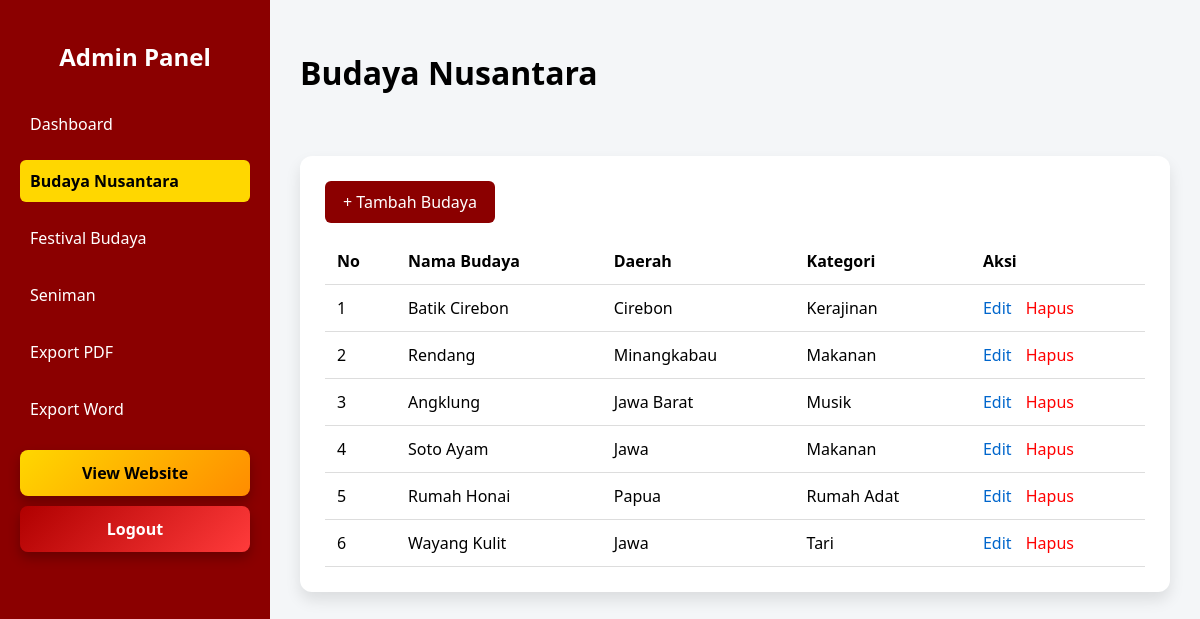
Screenshot of /php/admin/budaya.php with the database file from the repository.
### tables this page shows
CREATE TABLE `budaya` (
  `id` int(11) NOT NULL,
  `nama_budaya` varchar(100) NOT NULL,
  `daerah` varchar(100) NOT NULL,
  `kategori` enum('Tari','Musik','Kerajinan','Rumah Adat','Makanan','Lainnya') NOT NULL,
  `deskripsi` text DEFAULT NULL,
  `gambar` varchar(255) DEFAULT NULL,
  `created_at` timestamp NOT NULL DEFAULT current_timestamp(),
  `updated_at` timestamp NOT NULL DEFAULT current_timestamp() ON UPDATE current_timestamp()
);

### php/admin/budaya.php (the view, shortened to what this page needs)
<?php
require("../konfig.php");
$query = $koneksi->query("SELECT * FROM budaya ORDER BY id DESC");
$data_budaya = $query->fetch_all(MYSQLI_ASSOC);
?>
<!DOCTYPE html>
<html lang="id">
<head>
  <link rel="stylesheet" href="../../css/admin.css">
</head>
<body>
  <aside class="sidebar">
    <h2>Admin Panel</h2>
    <ul>
      <li><a href="admin.php">Dashboard</a></li>
      <li><a href="budaya.php" class="active">Budaya Nusantara</a></li>
      <li><a href="festival.php">Festival Budaya</a></li>
      <li><a href="seniman.php">Seniman</a></li>
      <li><a href="export_pdf.php">Export PDF</a></li>
      <li><a href="export_word.php">Export Word</a></li>
      <li><a href="../../user.php" class="view-website">View Website</a></li>
      <a href="../logout.php" class="logout-btn">Logout</a>
    </ul>
  </aside>
  <main class="main">
    <header class="topbar">
      <h1>Budaya Nusantara</h1>
    </header>
    <section class="table-section">
      <a href="budaya_add.php" class="btn">+ Tambah Budaya</a>
      <?php if (count($data_budaya) > 0): ?>
        <table>
          <thead>
            <tr>
              <th>No</th>
              <th>Nama Budaya</th>
              <th>Daerah</th>
              <th>Kategori</th>
              <th>Aksi</th>
            </tr>
          </thead>
          <tbody>
            <?php
            $no = 1;
            foreach ($data_budaya as $budaya):
            ?>
              <tr>
                <td><?php echo $no++; ?></td>
                <td><?php echo htmlspecialchars($budaya['nama_budaya']); ?></td>
                <td><?php echo htmlspecialchars($budaya['daerah']); ?></td>
                <td><?php echo htmlspecialchars($budaya['kategori']); ?></td>
                <td>
                  <a href="budaya_edit.php?id=<?php echo $budaya['id']; ?>" class="edit">Edit</a>
                  <a href="budaya_delete.php?id=<?php echo $budaya['id']; ?>" class="delete" onclick="return confirm('Yakin hapus?')">Hapus</a>
                </td>
              </tr>
            <?php endforeach; ?>
          </tbody>
        </table>
      <?php else: ?>
        <p>Belum ada data budaya. <a href="budaya_add.php">Tambah sekarang</a></p>
      <?php endif; ?>
    </section>
  </main>
</body>
</html>

### css/admin.css (style rules this page uses)
body { margin: 0; font-family: "Segoe UI", sans-serif; background: #f4f6f8; display: flex; animation: fadeBody 0.8s ease-in; }
.sidebar { width: 230px; background: #8b0000; color: #fff; min-height: 100vh; padding: 20px; animation: slideSidebar 0.8s ease forwards; }
.sidebar h2 { text-align: center; margin-bottom: 30px; }
.sidebar ul { list-style: none; padding: 0; }
.sidebar ul li { margin: 15px 0; }
.sidebar ul li a { color: #fff; text-decoration: none; display: block; padding: 10px; border-radius: 6px; transition: all 0.3s ease; }
.sidebar ul li a.active { background: #ffd700; color: #000; font-weight: bold; }
.sidebar ul li a.view-website { display: block; background: linear-gradient(135deg, #ffd700, #ff8c00); color: #000; text-align: center; font-weight: bold; padding: 12px; border-radius: 8px; margin-top: 20px; margin-bottom: -20px; transition: all 0.3s ease; box-shadow: 0 6px 12px rgba(0,0,0,0.25); }
.logout-btn { display: block; background: linear-gradient(135deg, #b00000, #ff3b3b); color: #fff; text-align: center; padding: 12px; border-radius: 8px; margin-top: 30px; font-weight: bold; text-decoration: none; transition: all 0.3s ease; box-shadow: 0 6px 12px rgba(0,0,0,0.25); }
.main { flex: 1; padding: 30px; animation: fadeMain 1s ease; }
.topbar { display: flex; justify-content: space-between; align-items: center; margin-bottom: 30px; }
.table-section { margin-top: 40px; background: #fff; padding: 25px; border-radius: 12px; box-shadow: 0 8px 15px rgba(0, 0, 0, 0.1); animation: fadeUp 1s ease; }
table { width: 100%; border-collapse: collapse; }
th, td { padding: 12px; border-bottom: 1px solid #ddd; text-align: left; transition: background 0.3s ease; }
.btn { display: inline-block; margin-bottom: 15px; padding: 10px 18px; background: #8b0000; color: #fff; text-decoration: none; border-radius: 6px; transition: all 0.3s ease; }
.edit { color: #0066cc; text-decoration: none; margin-right: 10px; transition: color 0.3s ease; }
.delete { color: red; text-decoration: none; transition: color 0.3s ease; }

### rows the page displays
budaya: nama_budaya "Batik Cirebon", daerah "Cirebon", kategori "Kerajinan"
budaya: nama_budaya "Rendang", daerah "Minangkabau", kategori "Makanan"
budaya: nama_budaya "Angklung", daerah "Jawa Barat", kategori "Musik"
budaya: nama_budaya "Soto Ayam", daerah "Jawa", kategori "Makanan"
budaya: nama_budaya "Rumah Honai", daerah "Papua", kategori "Rumah Adat"
budaya: nama_budaya "Wayang Kulit", daerah "Jawa", kategori "Tari"
